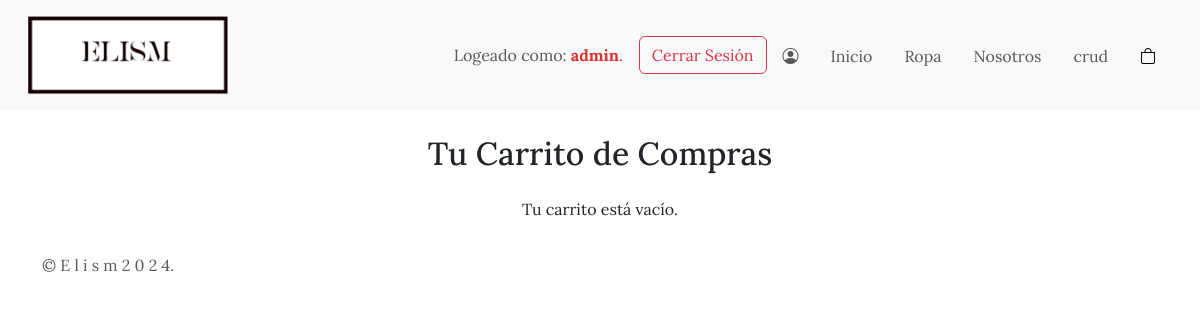
Page /carrito/ (signed in) on the earlier database version.
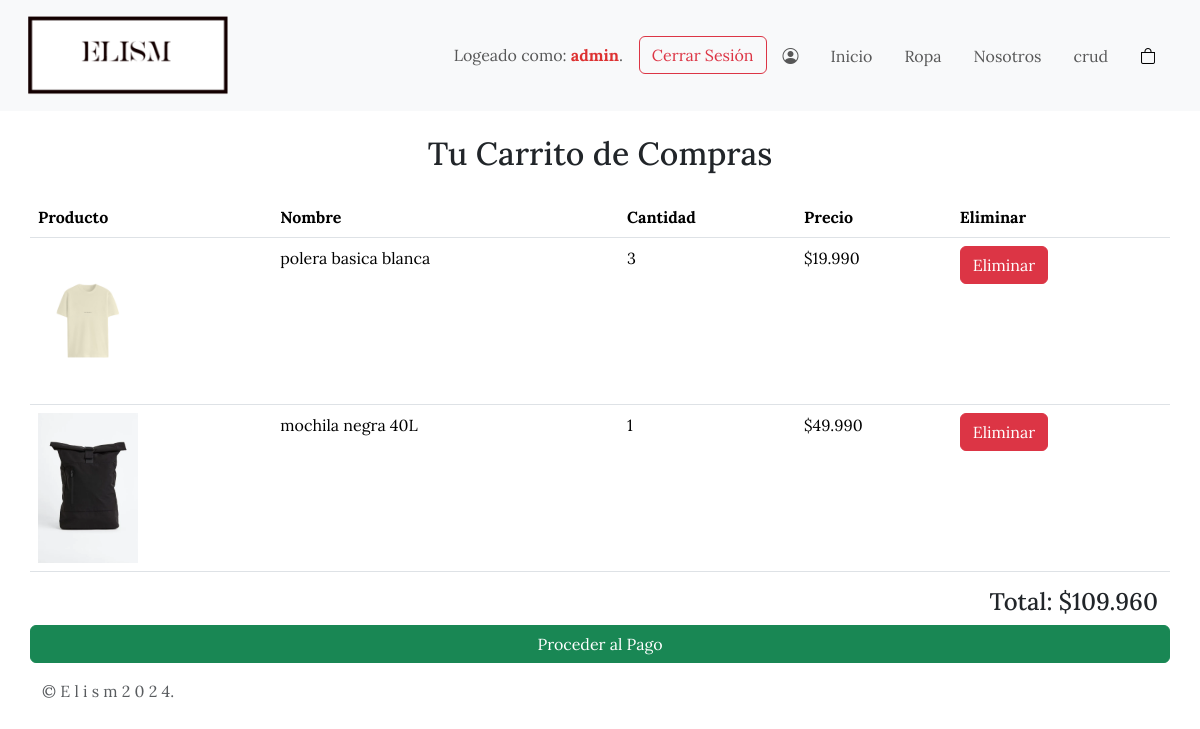
Same page on the later database version.
### elism/models.py (models this page shows, shortened)
class Carrito(models.Model):
    usuario = models.ForeignKey(settings.AUTH_USER_MODEL, on_delete=models.CASCADE)
    producto = models.ForeignKey(Producto, on_delete=models.CASCADE)
    cantidad = models.PositiveIntegerField(default=1)
    subtotal = models.DecimalField(max_digits=10, decimal_places=2, editable=False)

class Producto(models.Model):
    nombre = models.CharField(max_length=100)
    precio = models.DecimalField(max_digits=10, decimal_places=3)
    imagen = models.ImageField(upload_to='products/', default='products/default.png')

### elism/views.py (the view)
# urls.py: path('carrito/', views.carrito, name='carrito'),
@login_required
def carrito(request):
    try:
        carrito_items = Carrito.objects.filter(usuario=request.user)
        total = sum(item.producto.precio * item.cantidad for item in carrito_items)
    except Exception as e:
        print(f"Error: {e}")
        carrito_items = []
        total = 0
    context = {
        'carrito_items': carrito_items,
        'total': total,
    }
    return render(request, 'carrito.html', context)

### elism/templates/carrito.html (shortened to what this page needs)
{% load static %}
<!DOCTYPE html>
<html lang="en">
<head>
  <link rel="stylesheet" href="{% static 'css/carrito.css' %}">
  <link rel="stylesheet" href="https://cdn.jsdelivr.net/npm/bootstrap-icons@1.11.3/font/bootstrap-icons.min.css">
  <link rel="stylesheet" href="https://cdn.jsdelivr.net/npm/bootstrap@5.3.2/dist/css/bootstrap.min.css">
</head>
<body class="cuerpo">
  <nav class="navbar navbar-expand-lg navbar-light bg-light p-3">
    <div class="container-fluid">
      <a href="{% url 'index' %}"><img style="width: 200px;" src="{% static 'img/logo.png' %}" alt="Logo"></a>
      <div class="collapse navbar-collapse" id="navbarNavDropdown">
        <ul class="navbar-nav ms-auto">
          {% if user.is_authenticated %}
            <li id="nombreDeSesion" class="nav-item">
              <span class="navbar-text me-3">Logeado como: <strong>{{ user.username }}</strong>.</span>
            </li>
            <li class="nav-item">
              <a class="btn btn-outline-danger" href="{% url 'cerrarSesion' %}">Cerrar Sesión</a>
            </li>
          {% endif %}
          <li class="nav-item">
            <a class="nav-link mx-2" aria-current="page" href="{% url 'register' %}"><i class="bi bi-person-circle"></i></a>
          </li>
          <li class="nav-item">
            <a class="nav-link mx-2" aria-current="page" href="{% url 'index' %}">Inicio</a>
          </li>
          <li class="nav-item">
            <a class="nav-link mx-2" href="{% url 'ropa' %}">Ropa</a>
          </li>
          <li class="nav-item">
            <a class="nav-link mx-2" href="{% url 'nosotros' %}">Nosotros</a>
          </li>
          <li class="nav-item">
            <a class="nav-link mx-2" href="{% url 'crud' %}">crud</a>
          </li>
          <li class="nav-item">
            <a class="nav-link mx-2 active" href="{% url 'carrito' %}"><i class="bi bi-bag"></i></a>
          </li>
        </ul>
      </div>
    </div>
  </nav>
<div class="container mt-4">
  <h2 class="text-center mb-4">Tu Carrito de Compras</h2>
  <div class="row">
    {% if carrito_items %}
      <table class="table">
        <thead>
          <tr>
            <th>Producto</th>
            <th>Nombre</th>
            <th>Cantidad</th>
            <th>Precio</th>
            <th>Eliminar</th>
          </tr>
        </thead>
        <tbody>
          {% for item in carrito_items %}
            <tr>
              <td><img src="{{ item.producto.imagen.url }}" alt="{{ item.producto.nombre }}" style="width: 100px;"></td>
              <td>{{ item.producto.nombre }}</td>
              <td>{{ item.cantidad }}</td>
              <td>${{ item.producto.precio }}</td>
              <td><a href="{% url 'eliminar_del_carrito' item.id %}" class="btn btn-danger">Eliminar</a></td>
            </tr>
          {% endfor %}
        </tbody>
      </table>
      <h4 class="text-end">Total: ${{ total|floatformat:3 }}</h4>
      <a href="{% url 'proceder_al_pago' %}" class="btn btn-success">Proceder al Pago</a>
    {% else %}
      <p class="text-center">Tu carrito está vacío.</p>
    {% endif %}
  </div>
</div>
  <footer class="footer mt-auto py-3">
    <div class="container">
      <span class="text-muted">© E l i s m  2 0 2 4.</span>
    </div>
  </footer>
</body>
</html>

Differences in the rows shown:
added Carrito: producto.imagen (picture), producto.nombre "polera basica blanca", cantidad "3", producto.precio "19.990"
added Carrito: producto.imagen (picture), producto.nombre "mochila negra 40L", cantidad "1", producto.precio "49.990"
Other differences:
{{ total|floatformat:3 }}: (not shown) → "109.960"
text no longer shown: "Tu carrito está vacío."
text now shown: "Producto Nombre Cantidad Precio Eliminar Total: $ Proceder al Pago"
